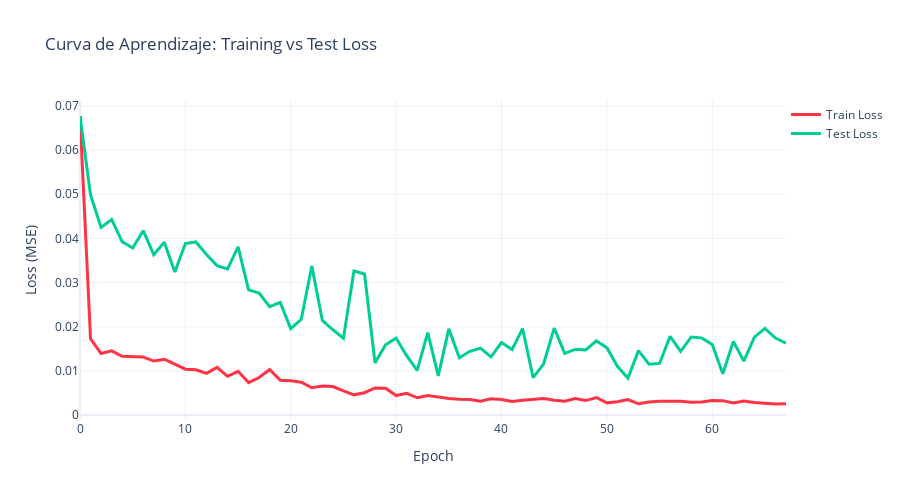

The notebook cell this image was saved under:
### Code cell
import plotly.graph_objects as go

# Crear figura
fig_loss = go.Figure()

# 1. Train Loss
fig_loss.add_trace(go.Scatter(
    y=history.history['loss'],
    mode='lines',
    name='Train Loss',
    line=dict(color='#FF3344', width=3)
))

# 2. Validation/Test Loss
fig_loss.add_trace(go.Scatter(
    y=history.history['val_loss'],
    mode='lines',
    name='Test Loss',
    line=dict(color='#00CC96', width=3)
))

# Configuración del diseño
fig_loss.update_layout(
    title='Curva de Aprendizaje: Training vs Test Loss',
    xaxis_title='Epoch',
    yaxis_title='Loss (MSE)',
    template='plotly_white',
    legend=dict(x=1, y=1), # Leyenda arriba a la derecha
    width=900,
    height=500
)

fig_loss.show()
